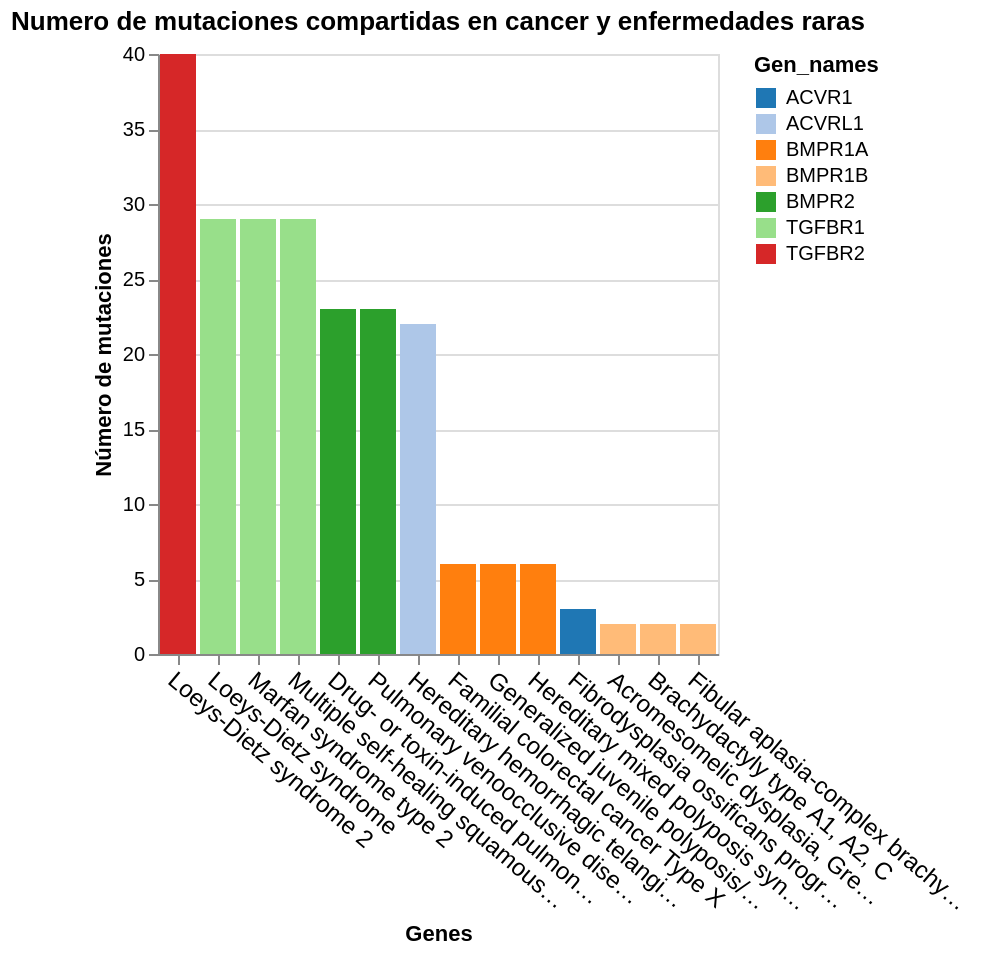

Here is the notebook cell this chart was saved with:
### Code cell
import altair as alt
alt.Chart(df_cross_variations
).transform_aggregate(
    unique_aa_mutation='distinct(aa_mutation)',
    groupby=['Gen_names','Disease', 'aa_mutation']
).mark_bar().encode(
    y=alt.Y('count(unique_aa_mutation):Q', title='Número de mutaciones'),
    x=alt.X('Disease', sort='-y', title='Genes',axis=alt.Axis(
              labelAngle=40, labelFontSize=12)),
    color=alt.Color('Gen_names', scale=alt.Scale(scheme='category20')),
     tooltip=['count(unique_aa_mutation):Q', 'Gen_names', 'Disease' ]
).properties(
    title="Numero de mutaciones compartidas en cancer y enfermedades raras"
)

### Figure 1 — Vega-Lite specification as saved in the notebook (floating-point values rounded to 4 significant figures; data arrays with more than 128 entries replaced by an {"elided": "..."} marker saying what was removed)
{"config": {"view": {"continuousWidth": 300, "continuousHeight": 300}}, "data": {"name": "data-fe4ebe6da531f1fe67d98fb4cfdd84f9"}, "mark": {"type": "bar"}, "encoding": {"color": {"field": "Gen_names", "scale": {"scheme": "category20"}, "type": "nominal"}, "tooltip": [{"aggregate": "count", "field": "unique_aa_mutation", "type": "quantitative"}, {"field": "Gen_names", "type": "nominal"}, {"field": "Disease", "type": "nominal"}], "x": {"axis": {"labelAngle": 40, "labelFontSize": 12}, "field": "Disease", "sort": "-y", "title": "Genes", "type": "nominal"}, "y": {"aggregate": "count", "field": "unique_aa_mutation", "title": "Número de mutaciones", "type": "quantitative"}}, "title": "Numero de mutaciones compartidas en cancer y enfermedades raras", "transform": [{"aggregate": [{"op": "distinct", "field": "aa_mutation", "as": "unique_aa_mutation"}], "groupby": ["Gen_names", "Disease", "aa_mutation"]}], "$schema": "https://vega.github.io/schema/vega-lite/v5.17.0.json", "datasets": {"data-fe4ebe6da531f1fe67d98fb4cfdd84f9": {"elided": "305 records"}}}
